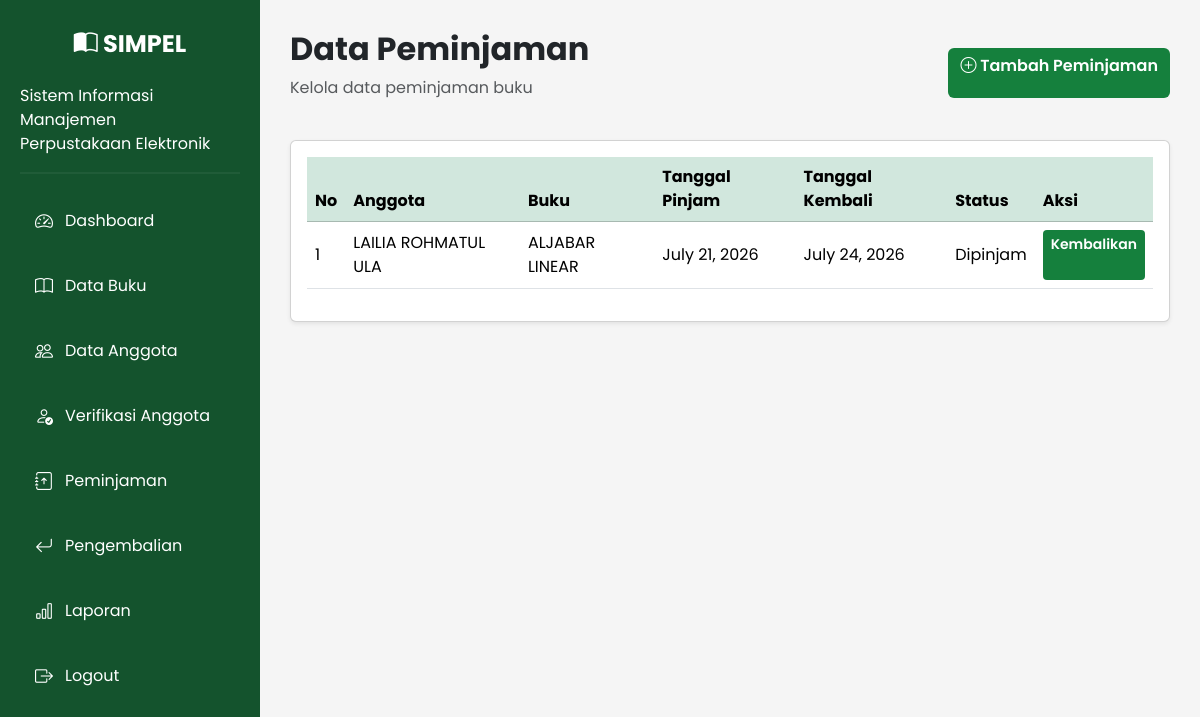
Page /peminjaman/ (signed in) on the committed database.
### library/models.py (models this page shows, shortened)
class Peminjaman(models.Model):
    STATUS = (
        ('Dipinjam', 'Dipinjam'),
        ('Dikembalikan', 'Dikembalikan'),
    )
    anggota = models.ForeignKey(Anggota, on_delete=models.CASCADE)
    buku = models.ForeignKey(Buku, on_delete=models.CASCADE)
    tanggal_pinjam = models.DateField()
    tanggal_kembali = models.DateField()
    status = models.CharField(max_length=20, choices=STATUS, default='Dipinjam')

class Anggota(models.Model):
    STATUS = (
        ('Menunggu', 'Menunggu'),
        ('Disetujui', 'Disetujui'),
        ('Ditolak', 'Ditolak'),
    )
    user = models.OneToOneField(
        User,
        on_delete=models.CASCADE,
        null=True,
        blank=True
    )
    nim = models.CharField(max_length=20)
    nama = models.CharField(max_length=100)
    prodi = models.CharField(max_length=100)
    fakultas = models.CharField(max_length=100)
    no_hp = models.CharField(max_length=20)
    alamat = models.TextField()
    status = models.CharField(
        max_length=20,
        choices=STATUS,
        default='Menunggu'
    )

class Buku(models.Model):
    kode_buku = models.CharField(max_length=20, unique=True)
    judul = models.CharField(max_length=200)
    penulis = models.CharField(max_length=100)
    penerbit = models.CharField(max_length=100)
    tahun_terbit = models.PositiveIntegerField()
    kategori = models.CharField(max_length=100)
    isbn = models.CharField(max_length=20, blank=True)
    lokasi_rak = models.CharField(
        max_length=50,
        default="Rak A1"
    )
    kondisi = models.CharField(
        max_length=20,
        choices=[
            ('Baik', 'Baik'),
            ('Rusak', 'Rusak'),
        ],
        default='Baik'
    )
    stok = models.PositiveIntegerField(default=0)

### library/views.py (the view)
# urls.py: path('peminjaman/', views.peminjaman, name='peminjaman'),
@login_required(login_url='login')
def peminjaman(request):
    data = Peminjaman.objects.all().order_by('-tanggal_pinjam')
    context = {
        'peminjaman': data
    }
    return render(request, 'library/peminjaman/index.html', context)

### library/templates/library/peminjaman/index.html (shortened to what this page needs)
{% extends 'library/base.html' %}
{% block content %}
<div class="d-flex justify-content-between align-items-center mb-4">
    <div>
        <h2 class="fw-bold">Data Peminjaman</h2>
        <p class="text-muted">
            Kelola data peminjaman buku
        </p>
    </div>
    <a href="{% url 'tambah_peminjaman' %}" class="btn btn-success">
        <i class="bi bi-plus-circle"></i>
        Tambah Peminjaman
    </a>
</div>
<div class="card shadow-sm">
<div class="card-body">
<table class="table table-hover">
<thead class="table-success">
<tr>
<th>No</th>
<th>Anggota</th>
<th>Buku</th>
<th>Tanggal Pinjam</th>
<th>Tanggal Kembali</th>
<th>Status</th>
<th>Aksi</th>
</tr>
</thead>
<tbody>
{% for item in peminjaman %}
<tr>
<td>{{ forloop.counter }}</td>
<td>{{ item.anggota.nama }}</td>
<td>{{ item.buku.judul }}</td>
<td>{{ item.tanggal_pinjam }}</td>
<td>{{ item.tanggal_kembali }}</td>
<td>{{ item.status }}</td>
<td>
    <a href="{% url 'tambah_pengembalian' item.id %}"
        class="btn btn-success btn-sm">
        Kembalikan
    </a>
</td>
</tr>
{% empty %}
<tr>
<td colspan="7" class="text-center">
Belum ada data peminjaman.
</td>
</tr>
{% endfor %}
</tbody>
</table>
</div>
</div>
{% endblock %}

### library/static/css/style.css (style rules this page uses)
* { margin:0; padding:0; box-sizing:border-box; font-family:'Poppins',sans-serif; }
body { background:#f5f5f5; }
.table thead { background:#14532D; color:white; }
.table td { vertical-align:middle; }
.btn-success { background:#15803D; border:none; }
.btn-success { height:50px; font-weight:600; }

### rows in the picture
Peminjaman: anggota.nama "LAILIA ROHMATUL ULA", buku.judul "ALJABAR LINEAR", tanggal_pinjam "July 21, 2026", tanggal_kembali "July 24, 2026", status "Dipinjam"
